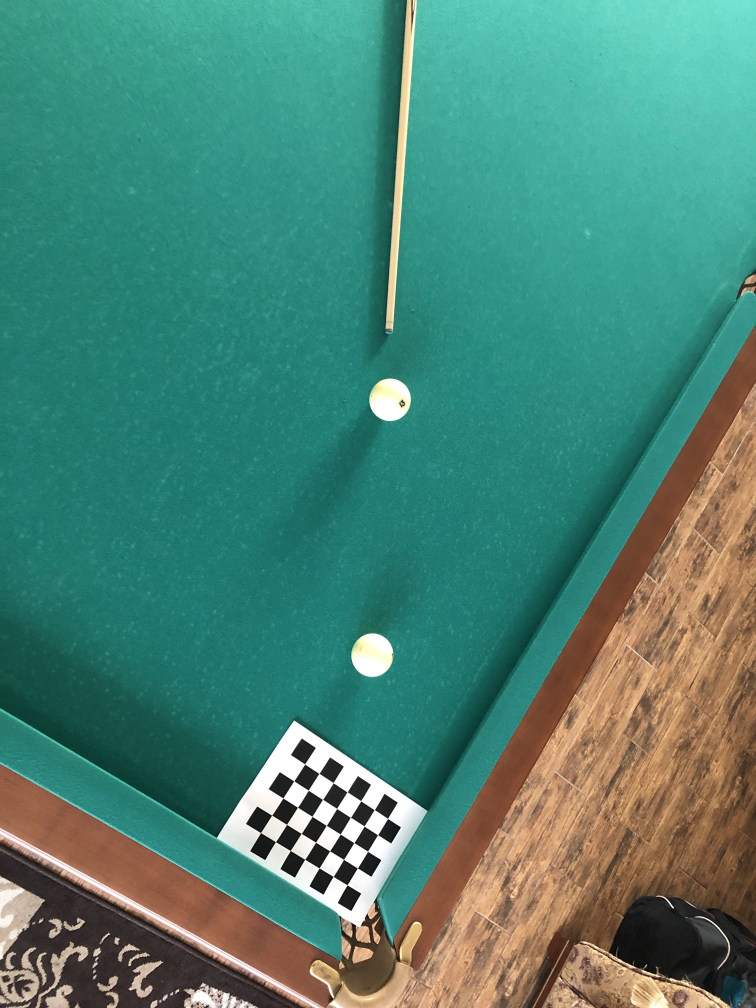
#> input picture in/src_balls.jpg, 3024 x 4032 px (shown at 1/4 size)
$ python balls_direction.py
#> lines starting #> are read from the running program, lines starting #| are printed output that depends on the picture; after the words box and inside, x2 and y2 are one past the last pixel; in counts of white or black regions, pixels touching at a corner belong together
import numpy as np
import cv2
import math

criteria = (cv2.TERM_CRITERIA_EPS + cv2.TERM_CRITERIA_MAX_ITER, 30, 0.001)
W = 7
H = 5
square_pixel_size = 0

def get_edges(img):
    kernel = np.ones((3,3),np.uint8)
    edges = cv2.Canny(img, 0, 255)
    edges = cv2.dilate(edges,kernel,iterations = 1)
    return edges

def get_circlies(img):
    ball_pixel_size = 68 / 2 * square_pixel_size / 30
    circles = cv2.HoughCircles(
        img,
        cv2.HOUGH_GRADIENT,
        1,
        50,
        param1=50,
        param2=30,
        minRadius=int(ball_pixel_size) - 10,
        maxRadius=int(ball_pixel_size) + 10
    )
    res = np.squeeze(circles)
    for c in res:
        c[2] = ball_pixel_size
    return res

def fix_perspective(img):
    gray = cv2.cvtColor(img,cv2.COLOR_BGR2GRAY)
    ret, corners = cv2.findChessboardCorners(gray, (W,H),None)

    cv2.cornerSubPix(gray,corners,(7,7),(-1,-1),criteria)
    img = cv2.drawChessboardCorners(img, (W,H), corners,ret)

    corners = np.float32([[x[0,0], x[0, 1]] for x in corners])

    wavg = 0
    for i in range(0, W):
        wavg += np.linalg.norm(corners[i] - corners[28 + i])
    wavg /= W * (H - 1)

    havg = 0
    for i in range(0, H):
        havg += np.linalg.norm(corners[i * 7] - corners[i * 7 + 6])
    havg /= H * (W - 1)

    step = int(math.ceil((wavg + havg) / 2))
    global square_pixel_size
    square_pixel_size = step
    corners = np.float32([corners[0], corners[28], corners[34], corners[6]])

    h, w, _ = img.shape
    new_corners = np.float32([
        [w - 8 * step, h - 6 * step],
        [w - 8 * step, h - 2 * step],
        [w - 2 * step, h - 2 * step],
        [w - 2 * step, h - 6 * step],
    ])

    M = cv2.getPerspectiveTransform(corners, new_corners)

    for i in corners:
        cv2.circle(img,(int(i[0]),int(i[1])), 4,(255,0,255),6)

    dst = cv2.warpPerspective(img,M,(w,h))

    return dst

def clean_up_image(dst):
    Z = np.float32(dst.reshape((-1,3)))

    criteria = (cv2.TERM_CRITERIA_EPS + cv2.TERM_CRITERIA_MAX_ITER, 10, 1.0)
    K = 4
    _,labels,centers = cv2.kmeans(Z, K, None, criteria, 3, cv2.KMEANS_RANDOM_CENTERS)

    white_label = np.argmax(np.all(centers > 200, axis=1))
    labels = labels.reshape((img.shape[:-1]))
    cleared = ((labels == white_label) * 255).astype(np.uint8)

    h, w, _ = dst.shape
    cv2.rectangle(cleared,
        (w - (W + 3) * square_pixel_size, h - (H + 3) * square_pixel_size),
        (w - 1, h - 1),
        0, -1
    )

    return cleared

def draw_circles(dst, circles):
    for i in np.uint16(np.around(circles)):
        cv2.circle(dst, (i[0], i[1]), i[2], (0,0,255), 7)

def get_cue_direction(edges):
    lines = cv2.HoughLines(edges,1,np.pi/180, 200)

    lines = np.squeeze(lines)

    avg_line = lines.mean(axis=0)

    def get_line_coeffs(r, thetta):
        c = np.cos(thetta)
        s = np.sin(thetta)
        return -c/s, r/s

    return get_line_coeffs(avg_line[0], avg_line[1])

def cofs_to_image_points(cue_a, cue_b, dst):
    def solve4y(a, b, y):
        return (y - b) / a, y

    def solve4x(a, b, x):
        return x, a * x + b

    h, w, _ = dst.shape
    def coefs_to_line(a, b):
        points = []
        points.append(solve4x(a, b, 0))
        points.append(solve4x(a, b, w - 1))
        points.append(solve4y(a, b, 0))
        points.append(solve4y(a, b, h - 1))
        def in_image(p):
            return 0 <= p[0] < w and 0 <= p[1] < h
        points = list(filter(in_image, points))
        return points

    return coefs_to_line(cue_a, cue_b)

def lin_equ(l1, l2):
    m = ((l2[1] - l1[1])) / (l2[0] - l1[0])
    c = (l2[1] - (m * l2[0]))
    return m, c

def draw_direction(start_p, end_p, dst, color):
    cue_a, cue_b = lin_equ(start_p, end_p)
    image_points = cofs_to_image_points(cue_a, cue_b, dst)
    x1, y1 = start_p
    x2, y2 = min(image_points, key = lambda c: np.linalg.norm(np.array([c[0], c[1]]) - [end_p[0], end_p[1]]))
    cv2.line(dst,(int(x1),int(y1)),(int(x2),int(y2)),color,5)

def get_orth_coefs(x, y, a):
    return -1 / a, x/a + y

def find_cross_point(a1, b1, a2, b2):
    A = np.array([
        [a1, -1],
        [a2, -1],
    ])
    B = np.array([-b1, -b2])
    X = np.linalg.inv(A).dot(B)
    return X[0], X[1]

def project_to_line(a, b, x, y):
    a1, b1 = get_orth_coefs(x, y, a)
    return find_cross_point(a, b, a1, b1)

def find_circles_projections(cue_a, cue_b, circles, dst):
    res = []
    for i in circles:
        x1, y1 = project_to_line(cue_a, cue_b, i[0], i[1])
        res.append([x1, y1])
        cv2.circle(dst, (int(x1),int(y1)), 5, (0,0,255), 7)

    return res

def find_cue_end_point(edges, cue_a, cue_b, circles, dst):
    ttt = cv2.cornerHarris(edges,10,5,0.04)

    #result is dilated for marking the corners, not important
    ttt = cv2.dilate(ttt,None)
    ret, ttt = cv2.threshold(ttt,0.01*dst.max(),255,0)
    ttt = np.uint8(ttt)
    ret, labels, stats, centroids = cv2.connectedComponentsWithStats(ttt)

    #define the criteria to stop and refine the corners
    criteria = (cv2.TERM_CRITERIA_EPS + cv2.TERM_CRITERIA_MAX_ITER, 100, 0.001)
    corners = cv2.cornerSubPix(edges,np.float32(centroids),(5,5),(-1,-1),criteria)

    def in_circle(c, r, p):
        x = p[0] - c[0]
        y = p[1] - c[1]
        return x * x + y * y < r * r

    def not_remove_point(p):
        for c in circles:
            if in_circle(c, c[2], p):
                return False
        return True

    corners = list(filter(not_remove_point, corners.tolist()))

    def dist_to_circle(p):
        dists = []
        for c in circles:
            dists.append(np.linalg.norm(np.array([c[0], c[1]]) - p))
        return min(dists)

    closest_point  = min(corners, key=dist_to_circle)
    cue_end_point = project_to_line(cue_a, cue_b, closest_point[0], closest_point[1])

    cv2.circle(dst, (int(cue_end_point[0]), int(cue_end_point[1])), 5, (255,0,255), 7)

    return cue_end_point

def move_between_points(delta, p1, p2):
    dx = p2[0] - p1[0]
    dy = p2[1] - p1[1]
    dist = np.sqrt(dx*dx + dy*dy)

    alfa = delta/ dist
    return [
        p1[0] + alfa * dx,
        p1[1] + alfa * dy
    ]

img     = cv2.imread('./in/src_balls.jpg')
#> img is the input picture: shape (4032, 3024, 3); mean B, G, R 116.5, 132, 75.2
dst     = fix_perspective(img)
#> in fix_perspective, `gray = cv2.cvtColor(img,cv2.COLOR_BGR2GRAY)`:
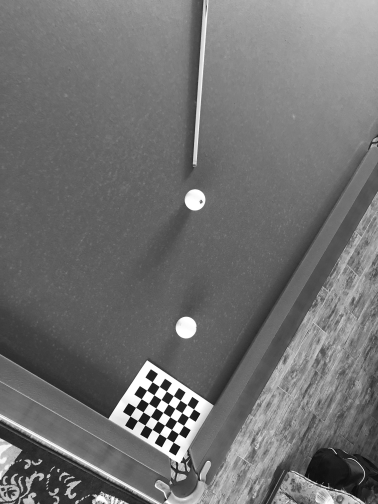
#> gray: shape (4032, 3024) (shown at 1/8 size); min 0, max 255, mean 113.2
#> in fix_perspective, `ret, corners = cv2.findChessboardCorners(gray, (W,H),None)`: ret = True; corners = 35 rows, first 8: [1219.4, 3056.6], [1277.1, 3094.8], [1334.2, 3132.6], [1390.3, 3169.1], [1444.6, 3205.6], [1499.2, 3239.8], [1551.8, 3275], [1176, 3125.2]
#> in fix_perspective, `corners = np.float32([[x[0,0], x[0, 1]] for x in corners])`: corners = 35 pairs, first value 1043.3 to 1551.7, second value 3057.4 to 3540.7
#> the loop in fix_perspective, `for i in range(0, W):` made 7 passes
#> wavg on passes 1 to 7: 326.4, 650.1, 970.8, 1289.1, 1605.2, 1918.8, 2230.1
#> after the loop in fix_perspective, `for i in range(0, W):`: wavg = 2230.1
#> in fix_perspective, `wavg /= W * (H - 1)`: wavg = 79.65
#> the loop in fix_perspective, `for i in range(0, H):` made 5 passes
#> havg on passes 1 to 5: 396.7, 795.2, 1195.5, 1597.9, 2002.4
#> after the loop in fix_perspective, `for i in range(0, H):`: havg = 2002.4
#> in fix_perspective, `havg /= H * (W - 1)`: havg = 66.75
#> in fix_perspective, `step = int(math.ceil((wavg + havg) / 2))`: step = 74
#> in fix_perspective, `corners = np.float32([corners[0], corners[28], corners[34], corners[6]])`: corners = [[1220.1, 3057.4], [1043.3, 3331.7], [1389.7, 3540.7], [1551.7, 3274.9]]
#> in fix_perspective, `new_corners = np.float32([ [w - 8 * step, h - 6 * step], [w - 8 * step..`: new_corners = [[2432, 3588], [2432, 3884], [2876, 3884], [2876, 3588]]
#> in fix_perspective, `M = cv2.getPerspectiveTransform(corners, new_corners)`: M = [[0.485, 0.464, 29.68], [-0.822, 0.618, 2122.7], [-0.00011, -8.68e-06, 1]]
#> the loop in fix_perspective, `for i in corners:` made 4 passes
#> in fix_perspective, `dst = cv2.warpPerspective(img,M,(w,h))`:
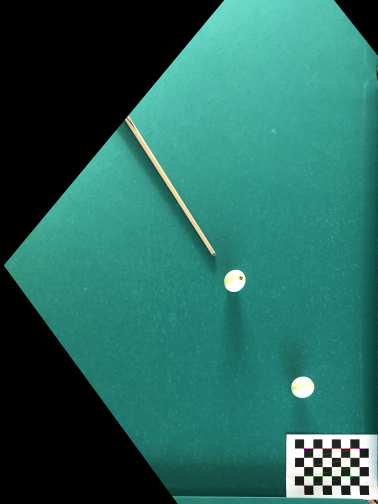
#> dst: shape (4032, 3024, 3) (shown at 1/8 size); mean B, G, R 94.4, 103.4, 39.4
cleared = clean_up_image(dst)
#> in clean_up_image, `criteria = (cv2.TERM_CRITERIA_EPS + cv2.TERM_CRITERIA_MAX_ITER, 10, 1.0)`: criteria = (3, 10, 1)
#> in clean_up_image, `_,labels,centers = cv2.kmeans(Z, K, None, criteria, 3, cv2.KMEANS_RAND..`: centers = [[160.3, 175.8, 71.47], [116.5, 125.8, 36.15], [232.4, 243.1, 244.5], [2.06, 2.24, 1.25]]
#> in clean_up_image, `white_label = np.argmax(np.all(centers > 200, axis=1))`: white_label = 2
#> in clean_up_image, `labels = labels.reshape((img.shape[:-1]))`:
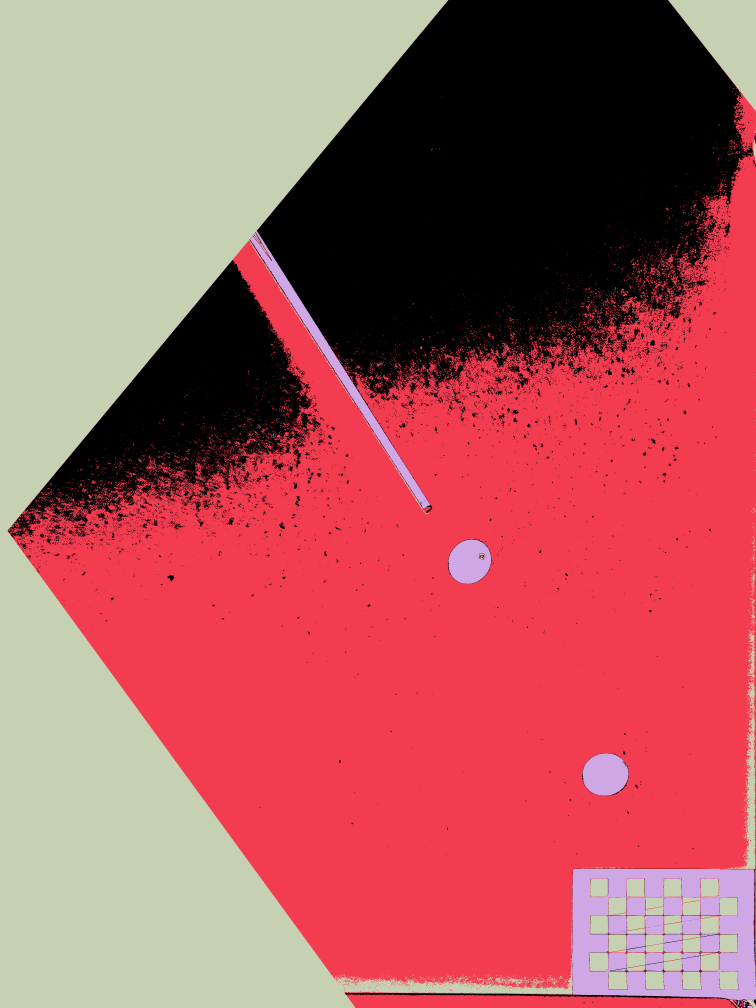
#> labels: shape (4032, 3024) int32 (shown at 1/4 size); 4 distinct labels, from 0 to 3; one colour per label, 0 black
#> in clean_up_image, `cleared = ((labels == white_label) * 255).astype(np.uint8)`:
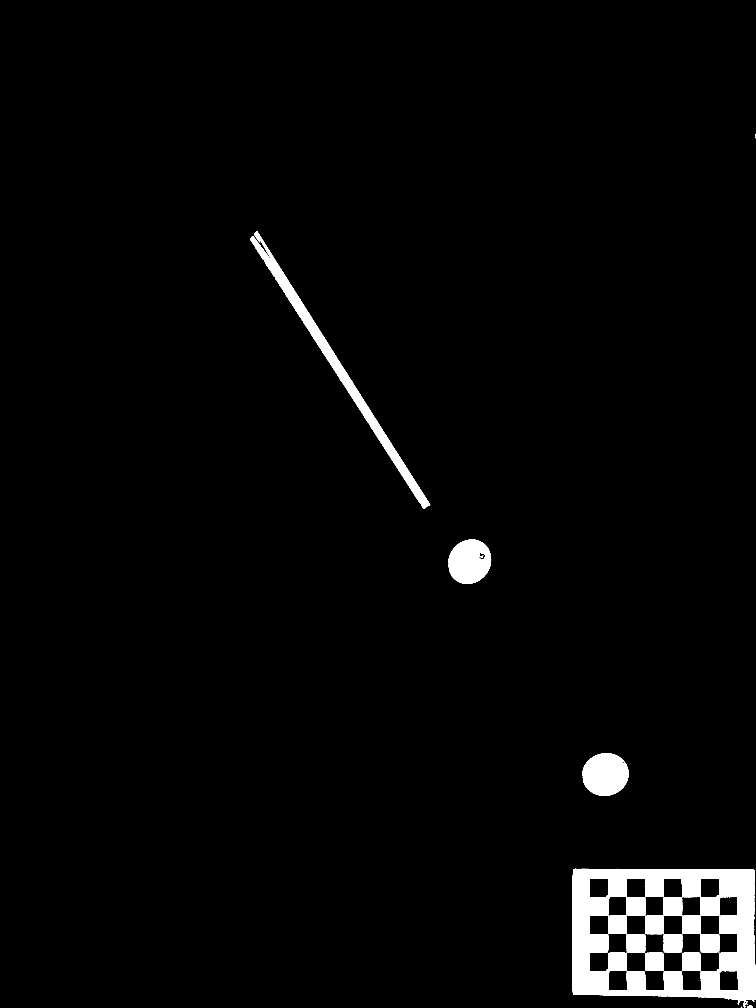
#> cleared: shape (4032, 3024) (shown at 1/4 size); 2.7% white; 50 white regions (28 under 20 px), largest, box (x1, y1, x2, y2) and area: (2288, 3475, 3024, 4030) 190752, (1000, 924, 1721, 2036) 44862, (2330, 3013, 2514, 3183) 24627
edges   = get_edges(cleared)
#> in get_edges, `edges = cv2.dilate(edges,kernel,iterations = 1)`:
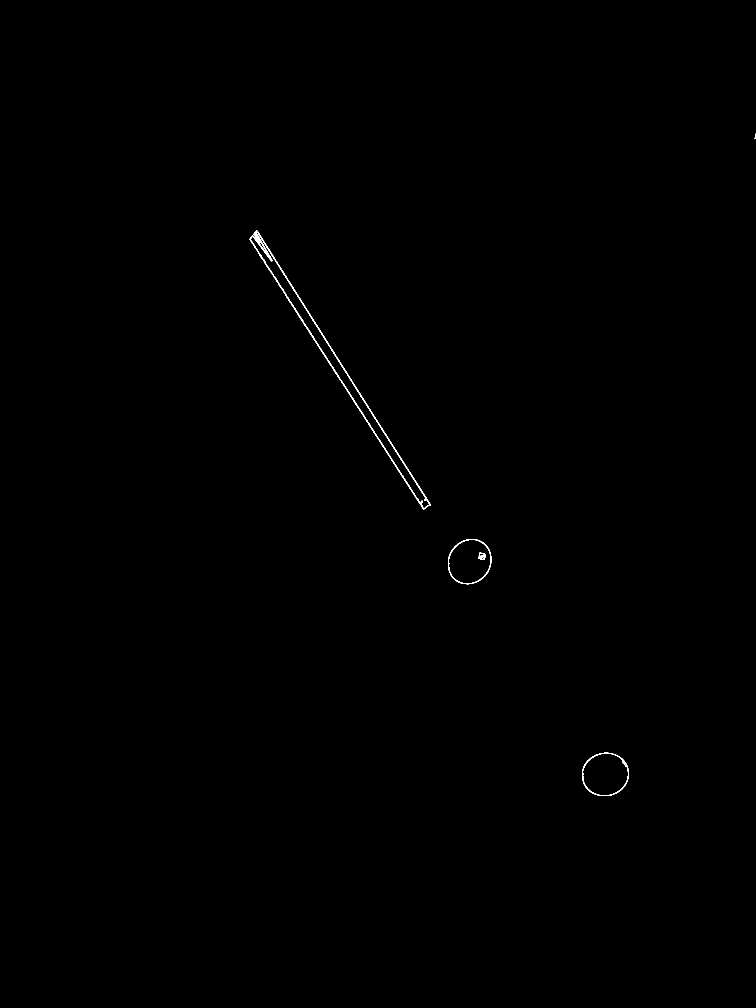
#> edges: shape (4032, 3024) (shown at 1/4 size); 0.13% white; 7 white regions, largest, box (x1, y1, x2, y2) and area: (999, 923, 1722, 2037) 11532, (2328, 3011, 2515, 3184) 2156, (1792, 2156, 1966, 2337) 1982

cv2.imwrite('./out/step.jpg',  img)
cv2.imwrite('./out/step1.jpg', dst)
cv2.imwrite('./out/step2.jpg', cleared)
cv2.imwrite('./out/step3.jpg', edges)

circles = get_circlies(edges)
#> in get_circlies, `ball_pixel_size = 68 / 2 * square_pixel_size / 30`: ball_pixel_size = 83.87
#> in get_circlies, `circles = cv2.HoughCircles( img, cv2.HOUGH_GRADIENT, 1, 50, param1=50,..`: circles = [[2422.5, 3098.5, 88], [1877.5, 2247.5, 84.7]]
#> the loop in get_circlies, `for c in res:` made 2 passes
#> circles = [[2422.5, 3098.5, 83.87], [1877.5, 2247.5, 83.87]]
draw_circles(dst, circles)
#> the loop in draw_circles, `for i in np.uint16(np.around(circles)):` made 2 passes
#> i on passes 1 to 2: [2422, 3098, 84], [1878, 2248, 84]

cue_a, cue_b = get_cue_direction(edges)
#> in get_cue_direction, `lines = cv2.HoughLines(edges,1,np.pi/180, 200)`: lines = 27 rows, first 8: [-314, 2.57], [-384, 2.58], [-346, 2.57], [-354, 2.58], [-343, 2.58], [-396, 2.6], [-296, 2.53], [-323, 2.55]
#> in get_cue_direction, `lines = np.squeeze(lines)`: lines = 27 pairs, first value -431 to -239, second value 2.5 to 2.62
#> in get_cue_direction, `avg_line = lines.mean(axis=0)`: avg_line = [-325.1, 2.56]
#> in get_line_coeffs, `c = np.cos(thetta)`: c = -0.836
#> in get_line_coeffs, `s = np.sin(thetta)`: s = 0.548
#> cue_a = 1.52; cue_b = -592.9

cue_end_point = find_cue_end_point(edges, cue_a, cue_b, circles, dst)
#> in find_cue_end_point, `ret, ttt = cv2.threshold(ttt,0.01*dst.max(),255,0)`:
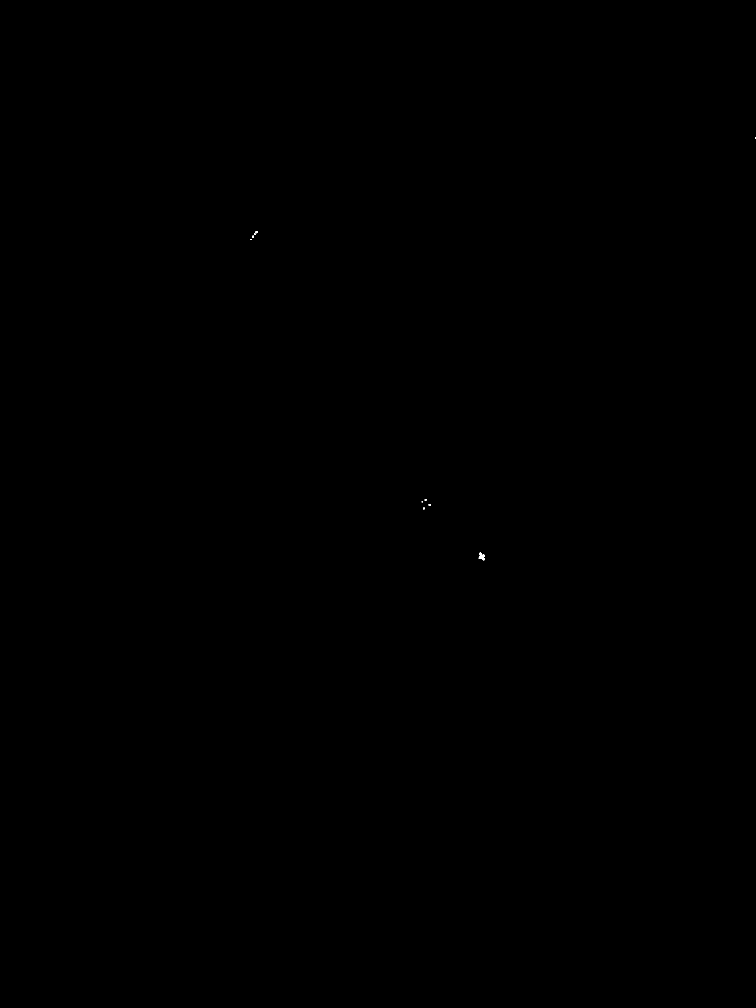
#> ttt: shape (4032, 3024) float32 (shown at 1/4 size); 0.01% white; 10 white regions (4 under 20 px), largest, box (x1, y1, x2, y2) and area: (1915, 2210, 1939, 2241) 403, (1023, 924, 1031, 933) 53, (1715, 2016, 1723, 2024) 53, (1008, 943, 1015, 951) 50, (1692, 2031, 1700, 2037) 41, (1699, 1997, 1706, 2004) 40
#> in find_cue_end_point, `ret, ttt = cv2.threshold(ttt,0.01*dst.max(),255,0)`: ret = 2.55
#> in find_cue_end_point, `ret, labels, stats, centroids = cv2.connectedComponentsWithStats(ttt)`: ret = 11; stats = [[0, 0, 3024, 4032, 12192066], [3021, 550, 3, 6, 16], [1023, 924, 8, 9, 53], [1018, 934, 3, 6, 18], [1008, 943, 7, 8, 50], [1001, 956, 4, 4, 16], [1699, 1997, 7, 7, 40], [1687, 2006, 4, 3, 12], [1715, 2016, 8, 8, 53], [1692, 2031, 8, 6, 41], [1915, 2210, 24, 31, 403]]; centroids = [[1511.5, 2015.5], [3022.1, 552.5], [1026, 927.4], [1019, 936.5], [1011.1, 946.5], [1002.5, 957.5], [1701.8, 1999.8], [1688.5, 2007], [1718.4, 2019.5], [1695.4, 2033.4], [1926.8, 2226.3]]
#> in find_cue_end_point, `criteria = (cv2.TERM_CRITERIA_EPS + cv2.TERM_CRITERIA_MAX_ITER, 100, 0..`: criteria = (3, 100, 0.001)
#> in find_cue_end_point, `corners = cv2.cornerSubPix(edges,np.float32(centroids),(5,5),(-1,-1),c..`: corners = [[1511.5, 2015.5], [3018.2, 554.5], [1026, 927.4], [1019, 936.5], [1011.1, 946.5], [998.7, 956.4], [1704.9, 1995], [1688.4, 2002.3], [1721.3, 2021.5], [1693.3, 2036.2], [1926.8, 2226.3]]
#> the loop in not_remove_point, `for c in circles:` made 2 passes
#> (c, x in in_circle, y in in_circle) on passes 1 to 2: ([2422.5, 3098.5, 83.87], -911, -1083), ([1877.5, 2247.5, 83.87], -366, -232)
#> the loop in not_remove_point (call 2), `for c in circles:` made 2 passes
#> (c, x in in_circle, y in in_circle) on passes 1 to 2: ([2422.5, 3098.5, 83.87], 595.7, -2544), ([1877.5, 2247.5, 83.87], 1140.7, -1693)
#> the loop in not_remove_point, `for c in circles:` made 2 passes
#> (c, x in in_circle, y in in_circle) on passes 1 to 2: ([2422.5, 3098.5, 83.87], -495.7, -872.2), ([1877.5, 2247.5, 83.87], 49.35, -21.23)
#> in find_cue_end_point, `corners = list(filter(not_remove_point, corners.tolist()))`: corners = [[1511.5, 2015.5], [3018.2, 554.5], [1026, 927.4], [1019, 936.5], [1011.1, 946.5], [998.7, 956.4], [1704.9, 1995], [1688.4, 2002.3], [1721.3, 2021.5], [1693.3, 2036.2]]
#> the loop in dist_to_circle, `for c in circles:` made 2 passes
#> after the loop in dist_to_circle, `for c in circles:`: dists = [1415.2, 433.3]
#> the loop in dist_to_circle (call 2), `for c in circles:` made 2 passes
#> in find_cue_end_point, `closest_point  = min(corners, key=dist_to_circle)`: closest_point = [1721.3, 2021.5]
#> in project_to_line, `a1, b1 = get_orth_coefs(x, y, a)`: a1 = -0.656; b1 = 3150.4
#> in find_cross_point, `A = np.array([ [a1, -1], [a2, -1], ])`: A = [[1.52, -1], [-0.656, -1]]
#> in find_cross_point, `B = np.array([-b1, -b2])`: B = [592.9, -3150.4]
#> in find_cross_point, `X = np.linalg.inv(A).dot(B)`: X = [1716.6, 2024.5]
#> in find_cue_end_point, `cue_end_point = project_to_line(cue_a, cue_b, closest_point[0], closes..`: cue_end_point = (1716.6, 2024.5)
#> cue_end_point = (1716.6, 2024.5)

circles = sorted(circles, key = lambda c: np.linalg.norm(np.array([c[0], c[1]]) - cue_end_point))
#> circles = [[1877.5, 2247.5, 83.87], [2422.5, 3098.5, 83.87]]
circles_projections = find_circles_projections(cue_a, cue_b, circles, dst)
#> the loop in find_circles_projections, `for i in circles:` made 2 passes
#> (i, a1 in project_to_line, b1 in project_to_line, x1, y1) on passes 1 to 2: ([1877.5, 2247.5, 83.87], -0.656, 3478.9, 1867.3, 2254.2), ([2422.5, 3098.5, 83.87], -0.656, 4687.3, 2421.5, 3099.2)
#> after the loop in find_circles_projections, `for i in circles:`: res = [[1867.3, 2254.2], [2421.5, 3099.2]]
#> circles_projections = [[1867.3, 2254.2], [2421.5, 3099.2]]

draw_direction(cue_end_point, circles_projections[1], dst, [255, 0, 255])
#> in lin_equ, `m = ((l2[1] - l1[1])) / (l2[0] - l1[0])`: m = 1.52
#> in lin_equ, `c = (l2[1] - (m * l2[0]))`: c = -592.9
#> in draw_direction, `cue_a, cue_b = lin_equ(start_p, end_p)`: cue_a = 1.52; cue_b = -592.9
#> in coefs_to_line, `points = list(filter(in_image, points))`: points = [(3023, 4016.3), (388.8, 0)]
#> in draw_direction, `x1, y1 = start_p`: x1 = 1716.6; y1 = 2024.5
#> in draw_direction, `x2, y2 = min(image_points, key = lambda c: np.linalg.norm(np.array([c[..`: x2 = 3023; y2 = 4016.3

cue_ball      = circles[0]
#> cue_ball = [1877.5, 2247.5, 83.87]
cue_ball_proj = circles_projections[0]
#> cue_ball_proj = [1867.3, 2254.2]
target_ball   = circles[1]
#> target_ball = [2422.5, 3098.5, 83.87]
cv2.circle(dst, (int(cue_ball[0]), int(cue_ball[1])), 5, (0,255,0), 7)
cv2.circle(dst, (int(target_ball[0]), int(target_ball[1])), 5, (255,0,0), 7)

cue_ball_mid_proj_dist = np.linalg.norm(np.array([cue_ball[0], cue_ball[1]]) - cue_ball_proj)
#> cue_ball_mid_proj_dist = 12.22
delta = np.sqrt(cue_ball[2]**2 - cue_ball_mid_proj_dist**2)
#> delta = 82.97

cue_ball_new_pos  = move_between_points(target_ball[2] + cue_ball[2], target_ball, cue_ball)
#> in move_between_points, `dx = p2[0] - p1[0]`: dx = -545
#> in move_between_points, `dy = p2[1] - p1[1]`: dy = -851
#> in move_between_points, `dist = np.sqrt(dx*dx + dy*dy)`: dist = 1010.6
#> in move_between_points, `alfa = delta/ dist`: alfa = 0.166
#> cue_ball_new_pos = [2332, 2957.3]
cv2.circle(dst, (int(cue_ball_new_pos[0]), int(cue_ball_new_pos[1])), int(cue_ball[2]), (0,255,255), 7)

cue_and_ball_touch_point = move_between_points(delta, cue_ball_proj, cue_end_point)
#> cue_and_ball_touch_point = [1821.8, 2184.8]
cv2.circle(dst, (int(cue_and_ball_touch_point[0]), int(cue_and_ball_touch_point[1])), 4, (255,255,0), 5)

balls_touch_point = move_between_points(target_ball[2], target_ball, cue_ball)
#> balls_touch_point = [2377.3, 3027.9]
cv2.circle(dst, (int(balls_touch_point[0]), int(balls_touch_point[1])), 4, (0,255,0), 5)

draw_direction(cue_and_ball_touch_point, np.array([cue_ball[0], cue_ball[1]]), dst, [255, 255, 0])

draw_direction(balls_touch_point, np.array([target_ball[0], target_ball[1]]), dst, [0, 255, 0])

cv2.imwrite('./out/result.jpg', dst)
